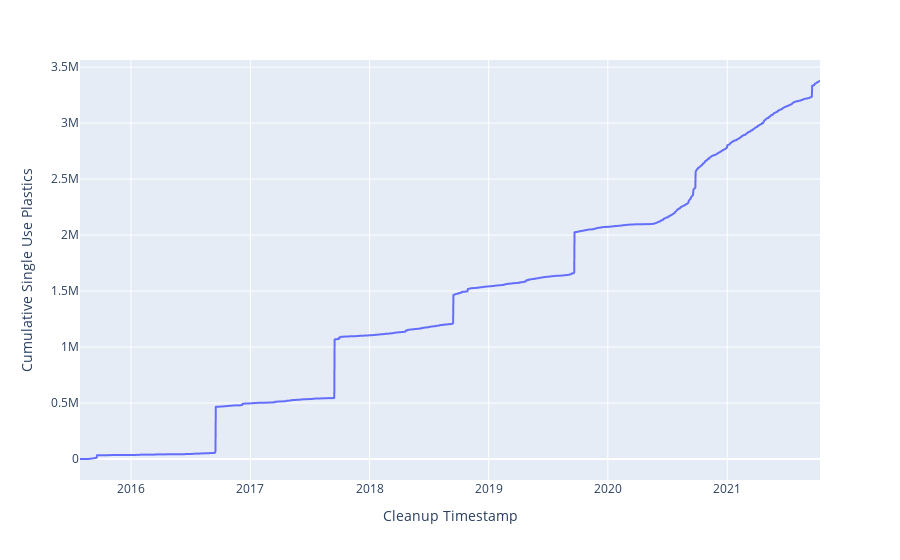

The notebook cell this image was saved under:
### Code cell
#Create a plot that shows how many single use plastics were cumulatively collected over time
single_use_plastics_fig = px.line(Tides_and_Blue_Bucket_group_by_date, x="Cleanup Timestamp", y="Cumulative Single Use Plastics")
single_use_plastics_fig.show()

#TODO: ADD A TITLE

### Figure 1 — Plotly figure (JSON) as saved in the notebook; plotly's stock layout.template omitted (floating-point values rounded to 4 significant figures; data arrays with more than 128 entries replaced by an {"elided": "..."} marker saying what was removed)
{"data": [{"hovertemplate": "Cleanup Timestamp=%{x}<br>Cumulative Single Use Plastics=%{y}<extra></extra>", "legendgroup": "", "line": {"color": "#636efa", "dash": "solid"}, "marker": {"symbol": "circle"}, "mode": "lines", "name": "", "showlegend": false, "type": "scattergl", "x": {"elided": "1810 str values"}, "xaxis": "x", "y": {"elided": "1810 int values"}, "yaxis": "y"}], "layout": {"legend": {"tracegroupgap": 0}, "margin": {"t": 60}, "xaxis": {"anchor": "y", "domain": [0, 1], "title": {"text": "Cleanup Timestamp"}}, "yaxis": {"anchor": "x", "domain": [0, 1], "title": {"text": "Cumulative Single Use Plastics"}}}}
